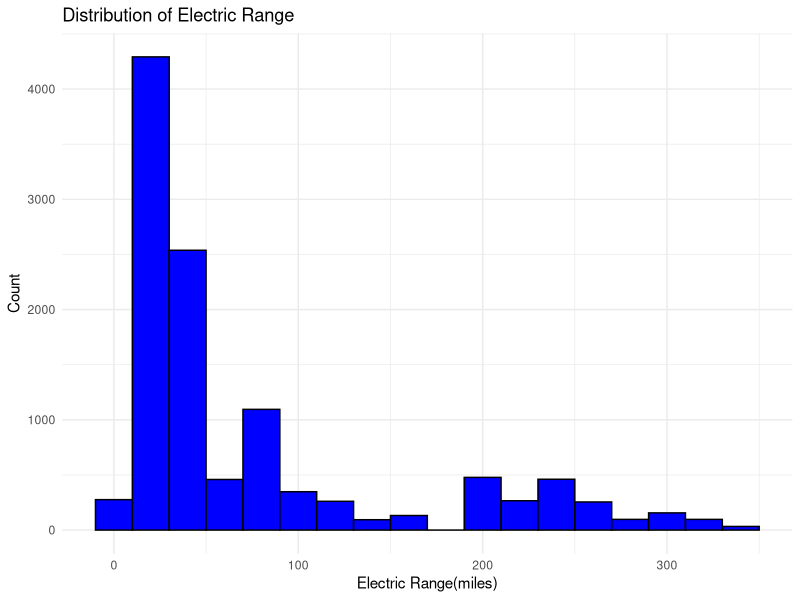
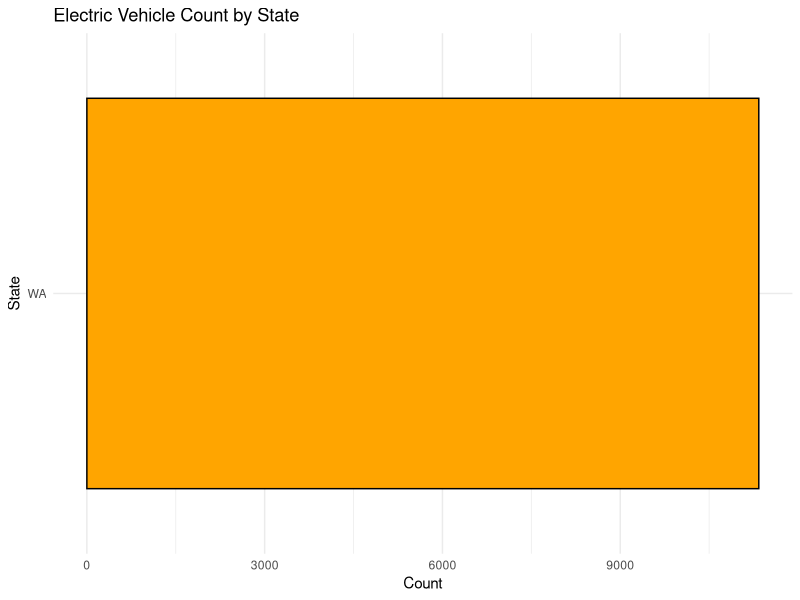
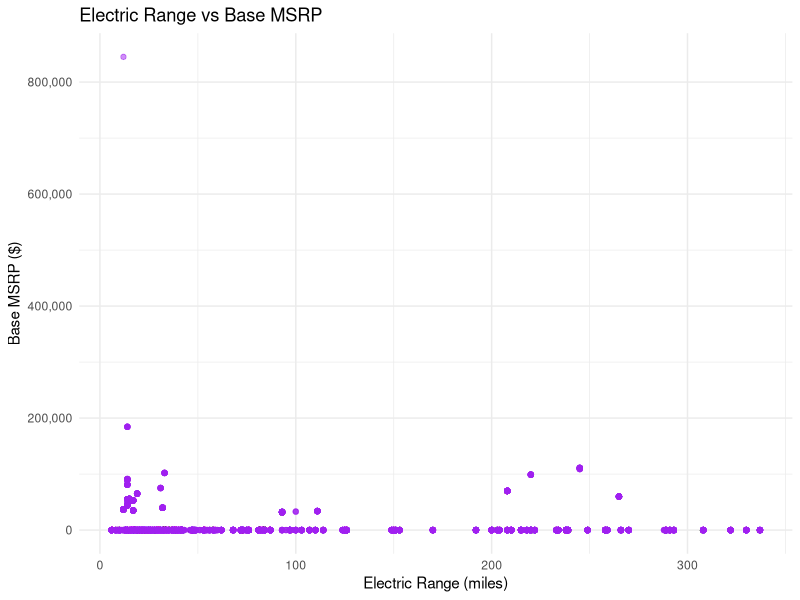
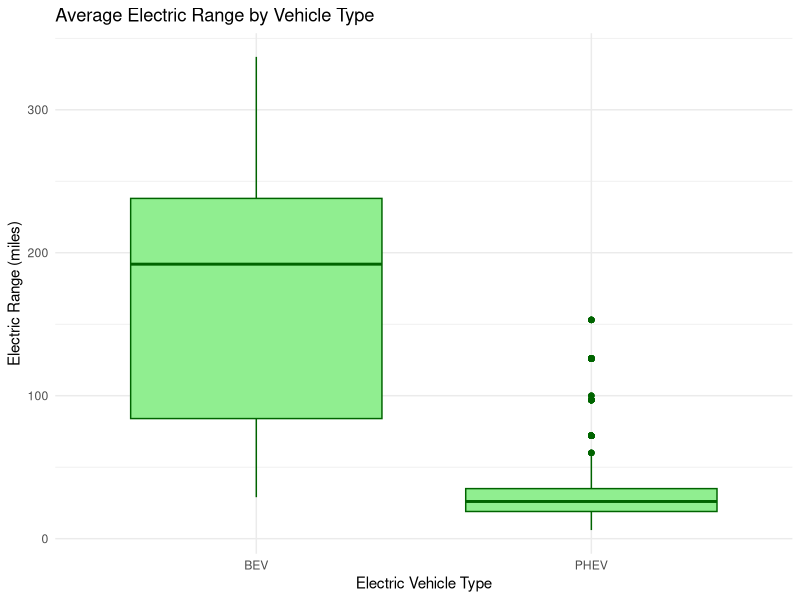
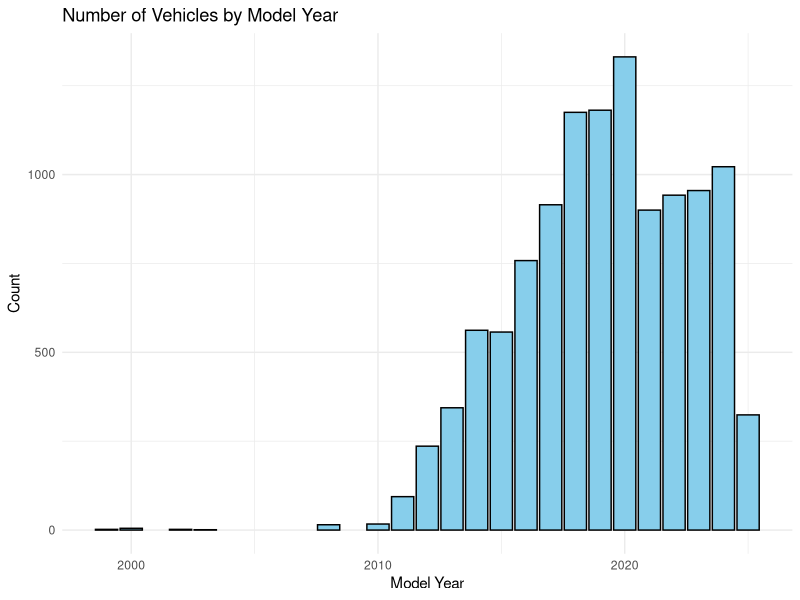

The R script that drew these images, in order:
install.packages("tidyverse")

library(tidyverse)

ev_data <- read.csv("EV_Population.csv")

str(ev_data)
summarize_all(ev_data, ~sum(is.na(.)))

print(ev_data)

ev_data <- distinct(ev_data)

colnames(ev_data) <- c(
  "state",
  "model_year",
  "make",
  "electric_vehicle_type",
  "electric_range",
  "base_msrp",
  "legislative_district",
  "cafv_eligibility"
)

ev_data$state <- as.factor(ev_data$state)
ev_data$make  <- as.factor(ev_data$make)
ev_data$electric_vehicle_type <- as.factor(ev_data$electric_vehicle_type)

summary(ev_data)

grouped_summary <- ev_data %>%
  group_by(state)%>%
  summarise(
    avg_range = mean(electric_range,na.rm = TRUE),
    avg_msrp = mean(base_msrp,na.rm = TRUE),
    total_vehicles = n()
  )

print(grouped_summary)


ggplot(ev_data, aes(x=electric_range)) + geom_histogram(binwidth = 20,fill = "blue", color = "black")+
  theme_minimal() + 
  labs(title = "Distribution of Electric Range", x= "Electric Range(miles)",y = "Count")

ggplot(ev_data, aes(x = state)) +
  geom_bar(fill = "orange", color = "black") +
  theme_minimal() +
  labs(title = "Electric Vehicle Count by State", x = "State", y = "Count") +
  coord_flip()

ggplot(ev_data, aes(x = electric_range, y = base_msrp)) +
  geom_point(alpha = 0.5, color = "purple") +
  theme_minimal() +
  scale_y_continuous(labels = scales::comma) +
  labs(title = "Electric Range vs Base MSRP", x = "Electric Range (miles)", y = "Base MSRP ($)")

ggplot(ev_data, aes(x = electric_vehicle_type, y = electric_range)) +
  geom_boxplot(fill = "lightgreen", color = "darkgreen") +
  theme_minimal() +
  labs(title = "Average Electric Range by Vehicle Type", x = "Electric Vehicle Type", y = "Electric Range (miles)")

ggplot(ev_data, aes(x = model_year)) +
  geom_bar(fill = "skyblue", color = "black") +
  theme_minimal() +
  labs(title = "Number of Vehicles by Model Year", x = "Model Year", y = "Count")
